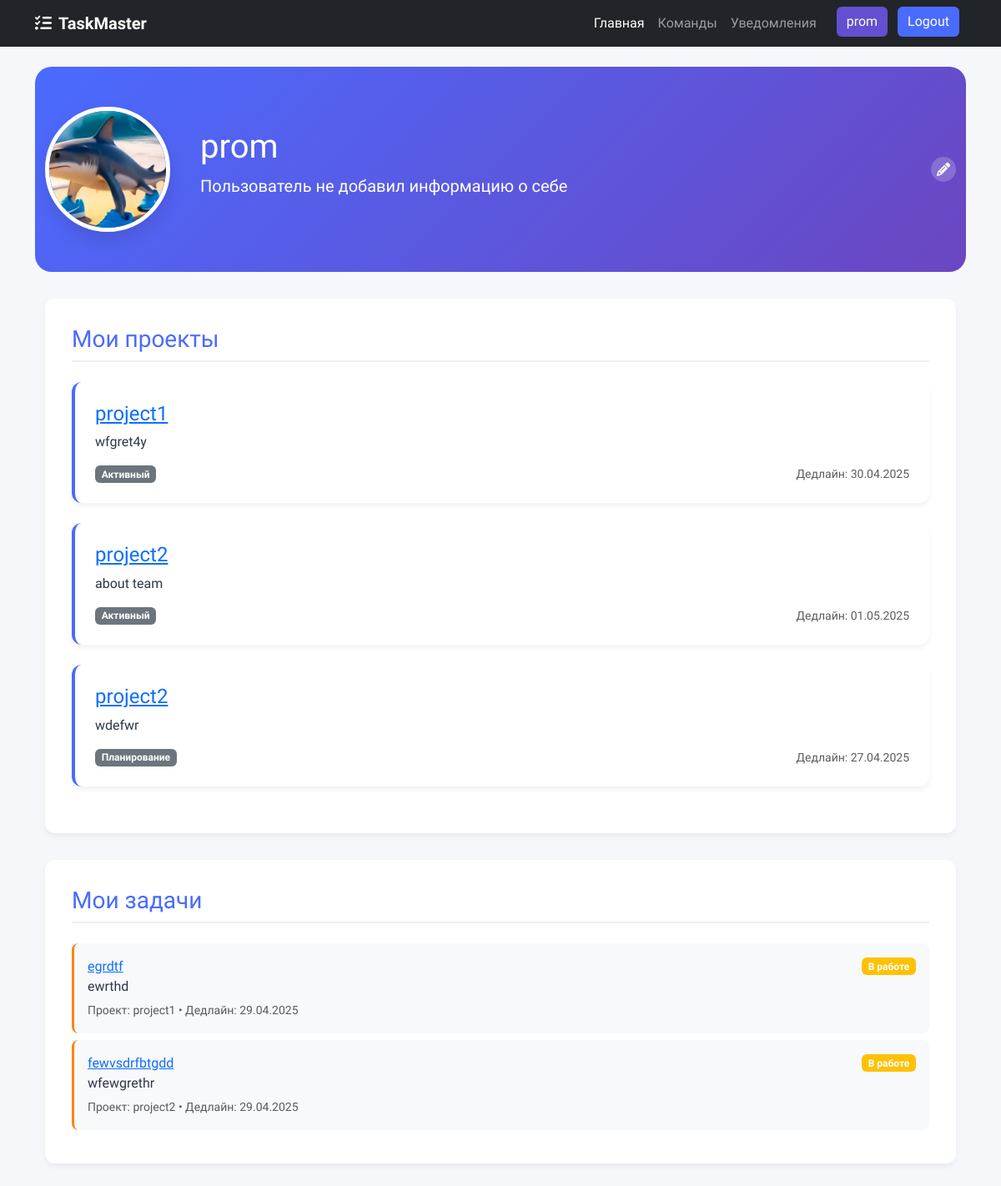
Screenshot of /profile/ (signed in) with the database file from the repository.
### tasktracker/models.py (models this page shows, shortened)
class Project(models.Model):
    STATUS_CHOICES = [
        ('PLANNING', 'Планирование'),
        ('ACTIVE', 'Активный'),
        ('ON_HOLD', 'На паузе'),
        ('COMPLETED', 'Завершен'),
    ]
    name = models.CharField(max_length=100)
    description = models.TextField(blank=True)
    team = models.ForeignKey(Team, on_delete=models.CASCADE)
    status = models.CharField(max_length=10, choices=STATUS_CHOICES, default='PLANNING')
    created_at = models.DateTimeField(auto_now_add=True)
    updated_at = models.DateTimeField(auto_now=True)
    deadline = models.DateTimeField(null=True, blank=True)

class Task(models.Model):
    PRIORITY_CHOICES = [
        ('LOW', 'Низкий'),
        ('MEDIUM', 'Средний'),
        ('HIGH', 'Высокий'),
    ]
    STATUS_CHOICES = [
        ('TODO', 'К выполнению'),
        ('IN_PROGRESS', 'В работе'),
        ('REVIEW', 'На проверке'),
        ('DONE', 'Выполнено'),
    ]
    title = models.CharField(max_length=200)
    description = models.TextField(blank=True)
    project = models.ForeignKey(Project, on_delete=models.CASCADE)
    assigned_to = models.ForeignKey(TeamMember, on_delete=models.SET_NULL, null=True, blank=True)
    created_by = models.ForeignKey(TeamMember, on_delete=models.SET_NULL, null=True, related_name='created_tasks')
    status = models.CharField(max_length=11, choices=STATUS_CHOICES, default='TODO')
    priority = models.CharField(max_length=6, choices=PRIORITY_CHOICES, default='MEDIUM')
    created_at = models.DateTimeField(auto_now_add=True)
    updated_at = models.DateTimeField(auto_now=True)
    deadline = models.DateTimeField(null=True, blank=True)
    completed_at = models.DateTimeField(null=True, blank=True)

### tasktracker/views.py (the view)
# urls.py: path('profile/', profile_page, name='profile'),
@login_required
def profile_page(request):
    try:
        members = TeamMember.objects.filter(user=request.user)
        tasks = Task.objects.filter(assigned_to__in=members)
        projects = Project.objects.filter(team__teammember__user=request.user).distinct()
    except TeamMember.DoesNotExist:
        members = None
        tasks = []
        projects = []
    avatar_number = str(request.user.profile.avatar_number) if hasattr(request.user, 'profile') else '1'
    context = {
        'avatar_number': avatar_number,
        'user': request.user,
        'tasks': tasks,
        'projects': projects,
        'members': members,  # Теперь передаем всех членов команд
    }
    return render(request, 'tasktracker/profile.html', context)

### tasktracker/templates/tasktracker/profile.html (shortened to what this page needs)
{% extends 'base.html' %}
{% block content %}
{% load static %}
<head>
    <link href="https://cdn.jsdelivr.net/npm/bootstrap@5.3.0/dist/css/bootstrap.min.css" rel="stylesheet">
    <link rel="stylesheet" href="https://cdnjs.cloudflare.com/ajax/libs/font-awesome/6.4.0/css/all.min.css">
</head>
<body>
    <div class="profile-header">
        <div class="container">
            <div class="row align-items-center">
                <div class="col-md-2 text-center">
                <div class="col-md-2 text-center">
    <img src="{% static 'images/avatars/default'|add:avatar_number|add:'.jpg' %}" onerror="{% static 'images/avatars/default'|add:avatar_number|add:'.png' %}"
         alt="Аватар"
         class="profile-avatar"
         id="current-avatar">
</div>
                </div>
                <div class="col-md-6">
                    <h1>{{ user.username }}</h1>
                    <p class="lead">{{ user.profile.bio|default:"Пользователь не добавил информацию о себе" }}</p>
                </div>
                <div class="col-md-4">
                    <div class="d-flex justify-content-end">
                        <button class="edit-btn" data-bs-toggle="modal" data-bs-target="#avatarModal">
                            <i class="fas fa-pencil-alt"></i>
                        </button>
                    </div>
                </div>
            </div>
        </div>
    </div>
    <div class="container">
        <div class="row">
            <div class="col-md-12">
<div class="profile-card">
    <h3>Мои проекты</h3>
    {% for project in projects %}
    <div class="project-card">
        <a href="{% url 'project_detail' team_id=project.team.id project_id=project.id %}">
            <h4>{{ project.name }}</h4>
        </a>
        <p>{{ project.description|truncatechars:100 }}</p>
        <div class="d-flex justify-content-between">
            <span class="badge bg-{% if project.status == 'completed' %}success{% elif project.status == 'in_progress' %}warning{% else %}secondary{% endif %}">
                {{ project.get_status_display }}
            </span>
            <small class="text-muted">Дедлайн: {{ project.deadline|date:"d.m.Y" }}</small>
        </div>
    </div>
    {% empty %}
    <p>У вас пока нет проектов</p>
    {% endfor %}
</div>
                <div class="profile-card">
                    <h3>Мои задачи</h3>
                    {% for task in tasks %}
                <div class="task-item task-{{ task.priority }}">
                    <div class="d-flex justify-content-between align-items-center">
                        <a href="{% url 'task_detail' team_id=task.project.team.id project_id=task.project.id task_id=task.id %}">
                            {{ task.title }}
                        </a>
                        <span class="badge bg-{% if task.completed %}success{% else %}warning{% endif %}">
                            {% if task.completed %}Завершено{% else %}В работе{% endif %}
                        </span>
                    </div>
                    <p class="mb-1">{{ task.description|truncatechars:80 }}</p>
                    <small class="text-muted">Проект: {{ task.project.name }} • Дедлайн: {{ task.deadline|date:"d.m.Y" }}</small>
                </div>
            {% empty %}
                <p>У вас пока нет задач</p>
            {% endfor %}
                </div>
            </div>
        </div>
    </div>
</body>
{% endblock %}

### tasktracker/templates/base.html (shortened to what this page needs)
<!DOCTYPE html>
<html lang="ru">
<head>
    <link href="https://cdn.jsdelivr.net/npm/bootstrap@5.3.0/dist/css/bootstrap.min.css" rel="stylesheet">
    <link href="https://cdn.jsdelivr.net/npm/bootstrap@5.3.0/dist/css/bootstrap.min.css" rel="stylesheet">
    <link rel="stylesheet" href="https://cdnjs.cloudflare.com/ajax/libs/font-awesome/6.4.0/css/all.min.css">
</head>
<body class="{% block body_class %}{% endblock %}">
    <nav class="navbar navbar-expand-lg navbar-dark bg-dark">
        <div class="container">
            {% load static %}
            <a class="navbar-brand" href="{% url 'main' %}">
                <i class="fas fa-tasks me-2"></i>TaskMaster
            </a>
            <div class="collapse navbar-collapse" id="navbarNav">
                <ul class="navbar-nav">
                    <div class="collapse navbar-collapse" id="navbarNav">
                <ul class="navbar-nav ms-auto">
                    <li class="nav-item">
                        <a class="nav-link active" href="{% url 'profile' %}">Главная</a>
                    </li>
                    <li class="nav-item">
                        <a class="nav-link" href="{% url 'dashboard' %}">Команды</a>
                    </li>
                    <li class="nav-item">
                        <a class="nav-link position-relative" href="{% url 'notifications' %}">
                            Уведомления
                        </a>
                    </li>
                    <li class="nav-item">
                            {% if request.user.is_authenticated %}
                        <a href="/profile" type="button" class="btn btn-custom me-2 mx-3 ">{{ user.username }}</a>
                            <a href="/logout" type="button" class="btn btn-custom-login me-2 ">Logout</a>
                            {% else %}
                            <a href="/login" type="button" class="btn btn-custom-login me-2 mx-3">Login</a>
                            <a href="/registration" type="button" class="btn btn-custom-login me-2">Sign-up</a>
                            {% endif %}
                        </li>
                </ul>
            </div>
                </ul>
            </div>
        </div>
    </nav>
    <div class="container mt-4">
        {% block content %}{% endblock %}
    </div>
</body>
</html>

### tasktracker/templates/base.html (style rules this page uses)
:root { --primary: #4a6bff; --secondary: #fb8516; --dark: #2d3748; --light: #f7fafc; --success: #48bb78; --danger: #e53e3e; }
body { font-family: 'Kumbh Sans', sans-serif; background-color: #f5f7fa; color: var(--dark); }
.navbar-brand { font-weight: 700; color: var(--primary); }
.btn-custom { background-color: #634FD0; color: white; border: none; }
.btn-custom-login { background-color: #4a6bff; color: white; border: none; }

### tasktracker/templates/tasktracker/profile.html (style rules this page uses)
:root { --primary: #4a6bff; --secondary: #fb8516; --dark: #2d3748; --light: #f7fafc; }
body { font-family: 'Kumbh Sans', sans-serif; background-color: #f5f7fa; color: var(--dark); }
.profile-header { background: linear-gradient(135deg, var(--primary) 0%, #6b46c1 100%); color: white; padding: 3rem 0; border-radius: 20px; margin-bottom: 2rem; }
.profile-avatar { width: 150px; height: 150px; border-radius: 50%; object-fit: cover; border: 5px solid white; box-shadow: 0 10px 20px rgba(0, 0, 0, 0.1); transition: all 0.3s ease; }
.profile-card { background: white; border-radius: 12px; box-shadow: 0 4px 6px rgba(0, 0, 0, 0.05); padding: 2rem; margin-bottom: 2rem; }
.profile-card h3 { color: var(--primary); margin-bottom: 1.5rem; padding-bottom: 0.5rem; border-bottom: 2px solid #f0f0f0; }
.project-card { background: white; border-radius: 12px; box-shadow: 0 4px 6px rgba(0, 0, 0, 0.05); padding: 1.5rem; margin-bottom: 1.5rem; border-left: 4px solid var(--primary); transition: all 0.3s ease; }
.task-item { padding: 1rem; margin-bottom: 0.5rem; background: #f8f9fa; border-radius: 8px; border-left: 3px solid var(--secondary); }
.btn-custom { background-color: #634FD0; color: white; border: none; }
.btn-custom-login { background-color: #4a6bff; color: white; border: none; }
.edit-btn { background: rgba(255, 255, 255, 0.2); border: none; width: 30px; height: 30px; border-radius: 50%; display: flex; align-items: center; justify-content: center; color: white; }

### rows the page displays
Project: name "project1", description "wfgret4y", status "Активный", deadline "30.04.2025"
Project: name "project2", description "about team", status "Активный", deadline "01.05.2025"
Project: name "project2", description "wdefwr", status "Планирование", deadline "27.04.2025"
Task: title "egrdtf", description "ewrthd", project.name "project1", deadline "29.04.2025"
Task: title "fewvsdrfbtgdd", description "wfewgrethr", project.name "project2", deadline "29.04.2025"

### other values shown
{{ user.username }} "prom"
{{ user.profile.bio|default:"Пользователь не добавил информацию о себе" }} "Пользователь не добавил информацию о себе"
